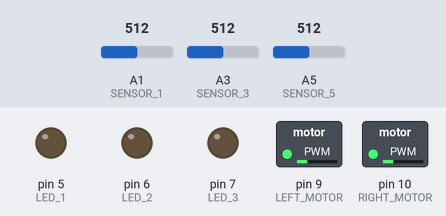
This sketch was run on a simulated Arduino Uno, built with avr-gcc and run on an emulated ATmega328P. Parts: switched loads named in the sketch (green lamp = pin HIGH), output pins drawn as LEDs (lit = HIGH). The inputs (shaded band) are chosen by the test bench; at power-on: A1 (SENSOR_1) = 512, A3 (SENSOR_3) = 512, A5 (SENSOR_5) = 512.

Above: at 1.2 s.
1.3 s: A1 (SENSOR_1) set to 247
2.8 s: A1 (SENSOR_1) set to 220
At 4.0 s:
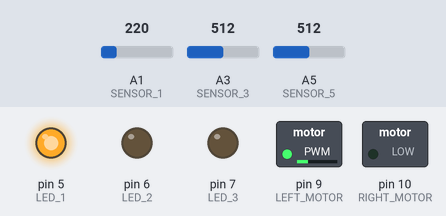
4.3 s: A3 (SENSOR_3) set to 245
5.8 s: A3 (SENSOR_3) set to 217
At 6.4 s:
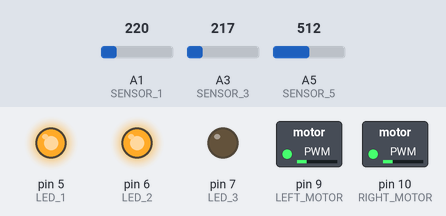
7.3 s: A5 (SENSOR_5) set to 244
8.8 s: A5 (SENSOR_5) set to 215
At 9.9 s:
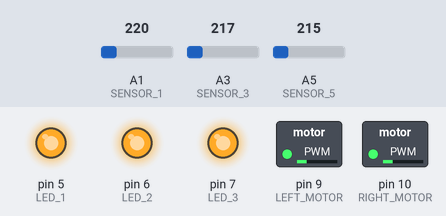
Timing chart, 0 to 11.3 s (numbered marks = the images above; inputs shaded):
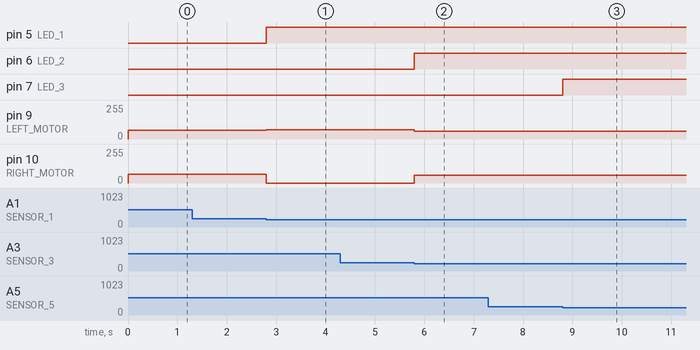

Measured:
- the behaviour switches between 230 and 229 on A1 (SENSOR_1) (found by bisection; images 0 and 1)
- the behaviour switches between 230 and 229 on A3 (SENSOR_3) (found by bisection; images 1 and 2)
- the behaviour switches between 230 and 229 on A5 (SENSOR_5) (found by bisection; images 2 and 3)
- after the input at 1.3 s, every drawn part: stays the same
- after the input at 2.8 s, pin 5 (LED_1): LOW → HIGH at once; pin 9 (LEFT_MOTOR): 65/255 → 70/255 at once; pin 10 (RIGHT_MOTOR): 65/255 → 0/255 at once
- after the input at 4.3 s, every drawn part: stays the same
- after the input at 5.8 s, pin 6 (LED_2): LOW → HIGH at once; pin 9 (LEFT_MOTOR): 70/255 → 60/255 at once; pin 10 (RIGHT_MOTOR): 0/255 → 60/255 at once
- after the input at 7.3 s, every drawn part: stays the same
- after the input at 8.8 s, pin 7 (LED_3): LOW → HIGH at once

The sketch:

LFR_Main.ino
```cpp
#include "config.h"
#include "Motors.h"
#include "LEDs.h"
#include "Sensors.h"

int16_t threshold = 230;      // Threshold for sensors on main course
int16_t speed_up = 70;        // Motor speeds
int16_t slow_down = 0;
int16_t forward = 30;
int16_t left_speed = 65;      // Starting motor speeds
int16_t right_speed = 65;

void setup() {
    initStatLEDs();
    initMotors();
    initSensors();
}

void loop() {
    // Read sensor values
    int16_t sensor_1 = analogRead(SENSOR_1);
    int16_t sensor_3 = analogRead(SENSOR_3);
    int16_t sensor_5 = analogRead(SENSOR_5);

    if (sensor_3 < threshold) {
      // Forward
        left_speed = (speed_up-10);
        right_speed = (speed_up-10);
    } else if (sensor_1 < threshold) {
        // If the left sensor senses the line, turn left by increasing speed of right motor etc
        left_speed = speed_up;
        right_speed = slow_down;
    } else if (sensor_5 < threshold) {
        // If the right sensor senses the line, turn right by increasing speed of left motor etc
        left_speed = slow_down;
        right_speed = speed_up;
    }

    setMotorSpeed(left_speed,right_speed);

    // LED sensor indicators
    if (sensor_1 < threshold) {   // sensor 1 sensing line
      turnOnLED(LED_1);
    } else {
      turnOffLED(LED_1);
    }
    if (sensor_3 < threshold) {   // sensor 3 sensing line
      turnOnLED(LED_2);
    } else {
      turnOffLED(LED_2);
    }
    if (sensor_5 < threshold) {   // sensor 5 sensing line
      turnOnLED(LED_3);
    } else {
      turnOffLED(LED_3);
    }
}
```

LEDs.cpp
```cpp
#include "LEDs.h"

// Initialize LED pins
void initStatLEDs() {
    pinMode(LED_1, OUTPUT);
    pinMode(LED_2, OUTPUT);
    pinMode(LED_3, OUTPUT);
}

// Turn on specified LED
void turnOnLED(int ledNumber) {
    digitalWrite(ledNumber, HIGH);
}

// Turn off specified LED
void turnOffLED(int ledNumber) {
    digitalWrite(ledNumber, LOW);
}

// Blink the LED
void blinkLED(int ledNumber, int interval) {
    interval = interval * 1000;
    digitalWrite(ledNumber, HIGH);
    delay(interval);
    digitalWrite(ledNumber, LOW);
    delay(interval);
}
```

LEDs.h
```cpp
#ifndef LEDS_H
#define LEDS_H

#include "config.h"

// Initializes Status LEDs
void initStatLEDs();

// Turns on specified LED
void turnOnLED(int ledNumber);

// Turns off specified LED
void turnOffLED(int ledNumber);

// Blink the LED (interval input is in seconds)
void blinkLED(int ledNumber, int interval);

#endif
```

Motors.cpp
```cpp
#include "Motors.h"

// Initialize motor outputs
void initMotors() {
    pinMode(LEFT_MOTOR, OUTPUT);
    pinMode(RIGHT_MOTOR, OUTPUT);
}

// Set motor speeds
void setMotorSpeed(int16_t leftSpeed, int16_t rightSpeed) {
    // Constraining the motor speeds so the circuit wont get damaged by accidentally setting motor values above too high
    analogWrite(LEFT_MOTOR, constrain(leftSpeed, MIN_MOTOR_SPEED, MAX_MOTOR_SPEED));
    analogWrite(RIGHT_MOTOR, constrain(rightSpeed, MIN_MOTOR_SPEED, MAX_MOTOR_SPEED));
}
```

Motors.h
```cpp
#ifndef MOTORS_H
#define MOTORS_H

#include "config.h"

// Initialize motor outputs
void initMotors();

// Set motor speeds
void setMotorSpeed(int16_t leftSpeed, int16_t rightSpeed);

#endif
```

Sensors.cpp
```cpp
#include "Sensors.h"

int16_t sensorValues[10];
// Initialize the sensor pins
void initSensors() {
    pinMode(SENSOR_1, INPUT);
    pinMode(SENSOR_2, INPUT);
    pinMode(SENSOR_3, INPUT);
    pinMode(SENSOR_4, INPUT);
    pinMode(SENSOR_5, INPUT);
}
```

Sensors.h
```cpp
#ifndef SENSORS_H
#define SENSORS_H

#include "config.h"

// Initialize sensor pins
void initSensors();

#endif
```

config.h
```cpp
#ifndef CONFIG_H
#define CONFIG_H

#include <Arduino.h>

// Motor speed limits
#define MAX_MOTOR_SPEED 255
#define MIN_MOTOR_SPEED 0

// Pins
// https://camo.githubusercontent.com/b719fa994f4db0dd95e224fbdd939f93f7b6ba881b3c41e480b4733d4d82b6e6/68747470733a2f2f692e696d6775722e636f6d2f715849456368542e6a7067

#define LED_1 5    // LEDs are on pins 5,6,7 on Arduino
#define LED_2 6
#define LED_3 7

#define MOTOR_CONTROL 8
#define LEFT_MOTOR 9
#define RIGHT_MOTOR 10

// Define the sensor pins (ADC channels)
#define SENSOR_1 A1            // Left sensor
#define SENSOR_2 A2
#define SENSOR_3 A3            // Middle sensor
#define SENSOR_4 A4
#define SENSOR_5 A5            // Right sensor

#endif
```
